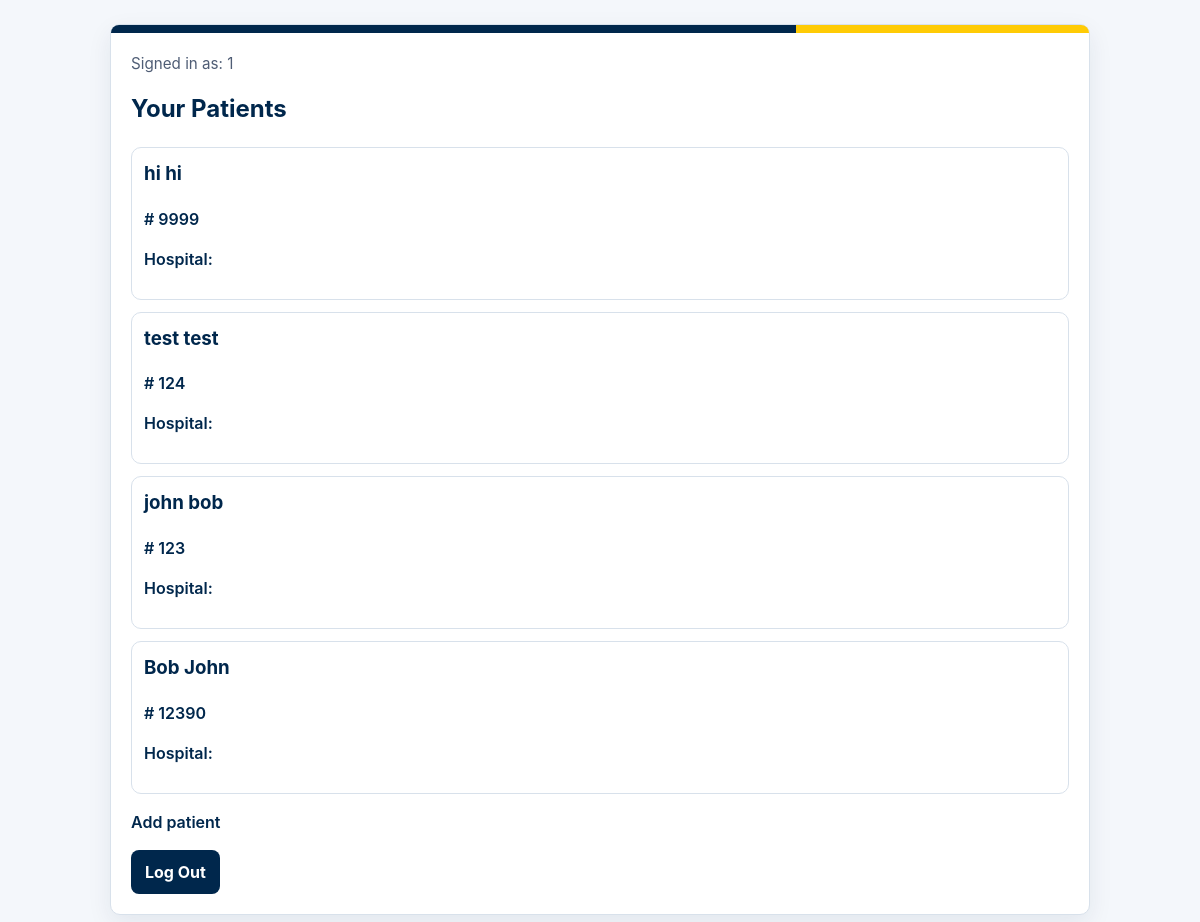
The page /patients (signed in) on the database its author committed.
### tables this page shows
CREATE TABLE patients (
    patient_id INTEGER PRIMARY KEY AUTOINCREMENT,
    firstName VARCHAR(20) NOT NULL,
    lastName VARCHAR(20) NOT NULL,
    regNum INTEGER NOT NULL UNIQUE,
    timestamp DATETIME DEFAULT (CURRENT_TIMESTAMP),

    user_id INTEGER NOT NULL,

    FOREIGN KEY (user_id) REFERENCES users(user_id) 
        ON DELETE CASCADE
        ON UPDATE CASCADE
);

### dose-tracker/app.py (the view)
@app.route('/patients', methods=["GET"])
def patients_page():
    if 'user_id' not in session:
        return redirect(url_for('login_page'))
    with get_db_connection() as conn:
        patients = conn.execute(
            '''
            SELECT p.patient_id AS patient_id, p.firstName AS firstName, p.lastName AS lastName, p.regNum AS regNum
            FROM patients p
            WHERE p.user_id = ?
            ORDER BY p.timestamp DESC
            ''',
            (session['user_id'],)
        ).fetchall()
    return render_template('patients.html', patients=patients)

### dose-tracker/app.py (called while the page is built)
def get_db_connection():
    conn = sqlite3.connect(DB_FILE)
    conn.row_factory = sqlite3.Row
    return conn

@app.context_processor
def inject_username():
    return {'username': session.get('username')}

### dose-tracker/patients.html (shortened to what this page needs)
<!DOCTYPE html>
<html lang="en">
<head>
    <link rel="stylesheet" href="{{ url_for('static', filename='um-theme.css') }}">
</head>
<body>
    <main class="container">
    <div class="top-accent"></div>
    {% if username %}
    <p class="signed-in">Signed in as: {{ username }}</p>
    {% endif %}
    <h2>Your Patients</h2>
    {% if patients %}
        <div class="patient-list">
        {% for patient in patients|sort(attribute='hospitalLocation') %}
        <div class="patient-card">
            <a href="/patient_table/{{patient.regNum}}">
                <h3>{{ patient.firstName }} {{ patient.lastName }}</h3>
                <p> # {{ patient.regNum }}</p>
                <p> Hospital: {{ patient.hospitalLocation }}</p>
            </a>
        </div>
        {% endfor %}
        </div>
    {% else %}
        <p>No patients saved yet.</p>
    {% endif %}
    <p><a href="/add-patient">Add patient</a></p>
    <form method="POST" action="/logout">
        <input type="submit" value="Log Out">
    </form>
    </main>
</body>
</html>

### dose-tracker/static/um-theme.css (style rules this page uses)
:root { --um-blue: #00274c; --um-maize: #ffcb05; --bg: #f4f7fb; --card: #ffffff; --text: #1a1a1a; --muted: #4f5d75; --border: #d8e1eb; --danger: #b00020; --success: #0b6e4f; }
* { box-sizing: border-box; }
body { margin: 0; font-family: -apple-system, BlinkMacSystemFont, "Segoe UI", Roboto, "Helvetica Neue", Arial, sans-serif; background: var(--bg); color: var(--text); line-height: 1.5; }
.container { max-width: 980px; margin: 24px auto; padding: 20px; background: var(--card); border: 1px solid var(--border); border-radius: 10px; box-shadow: 0 8px 24px rgba(0, 39, 76, 0.08); }
h1, h2, h3 { margin-top: 0; color: var(--um-blue); }
a { color: var(--um-blue); font-weight: 600; text-decoration: none; }
input, select, textarea, button { font: inherit; }
input[type="submit"], button { background: var(--um-blue); color: #fff; border: none; border-radius: 8px; padding: 10px 14px; font-weight: 700; cursor: pointer; }
.patient-list { display: grid; gap: 12px; margin: 16px 0; }
.patient-card { border: 1px solid var(--border); border-radius: 10px; padding: 12px; background: #fff; }
.signed-in { color: var(--muted); font-size: 0.95rem; }
.top-accent { height: 8px; background: linear-gradient(90deg, var(--um-blue) 70%, var(--um-maize) 70%); border-radius: 8px 8px 0 0; margin: -20px -20px 20px; }

### rows shown on the page
patients: firstName "hi", lastName "hi", regNum "9999"
patients: firstName "test", lastName "test", regNum "124"
patients: firstName "john", lastName "bob", regNum "123"
patients: firstName "Bob", lastName "John", regNum "12390"

### other values the page prints
{{ username }} "1"
